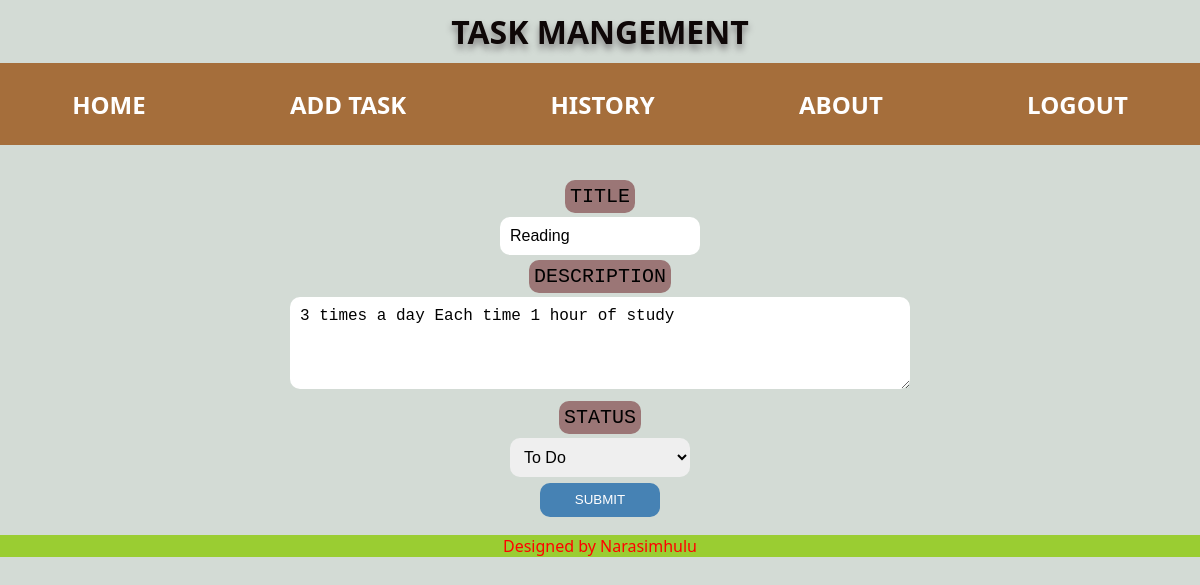
Page /home/update/70 on the committed database.
### myapp/models.py (models this page shows, shortened)
class Task(models.Model):
    class Status(models.TextChoices):
        TODO = "todo", "To Do"
        IN_PROGRESS = "in_progress", "In Progress"
        DONE = "done", "Done"
    title = models.CharField(max_length=100)
    description = models.CharField(max_length=500)
    status = models.CharField(max_length=20, choices=Status.choices, default=Status.TODO)

### myapp/views.py (the view)
# urls.py: path('update/<int:id>',views.upd,name='update'),
def upd(request, id):
    s = Task.objects.get(id=id)
    if request.method == "POST":
        s.title = request.POST["title"]
        s.description = request.POST["description"]
        s.status = request.POST.get("status", s.status)
        s.save()
        return redirect("home")
    d = {"k": s, "status_choices": Task.Status.choices}
    return render(request, "create.html", d)

### myapp/templates/create.html (shortened to what this page needs)
{% extends 'home.html' %}
{% block content %}
    <div class="inp">
        <form action="" method="POST">
            <label for="title">TITLE</label><br>
            <input id="title" type="text" placeholder="Enter the title" name="title" value="{{ k.title }}"><br>
            <label for="description">DESCRIPTION</label><br>
            <textarea id="description" name="description" rows="4" placeholder="Enter the description">{{ k.description }}</textarea><br>
            <label for="status">STATUS</label><br>
            <select id="status" name="status">
                {% for value, label in status_choices %}
                    <option value="{{ value }}" {% if k.status == value %}selected{% endif %}>{{ label }}</option>
                {% endfor %}
            </select>
            <br>
            <button type="submit">SUBMIT</button>
        </form>
    </div>
{% endblock %}

### myapp/static/index.css (style rules this page uses)
body { background-color:rgb(211, 219, 213); font-family: 'Segoe UI', Tahoma, Geneva, Verdana, sans-serif; }
* { padding:0px; margin:0px; }
#title { width: 15%; word-wrap: break-word; overflow-wrap: break-word; }
#status { width: 15%; word-wrap: break-word; overflow-wrap: break-word; }
form { margin-top: 30px; font-size: 25px; text-align: center; height: 350px; }
.inp label { border: 2px solid grey; border-radius: 10px; background-color: rgb(155, 118, 118); font-size: 20px; color: black; font-family: 'Courier New', Courier, monospace; padding: 5px; margin-bottom: 5px; border: none; }
.inp input, .inp textarea, .inp select { margin-top: 8px; border-radius: 10px; font-size: 16px; color: black; padding: 10px; border: none; outline: none; width: min(600px, 90vw); }
.inp textarea { resize: vertical; }
button { width: 120px; height: 34px; border-radius: 10px; border: none; background-color: steelblue; color: white; }

### rows in the picture
Task: title "Reading", description "3 times a day Each time 1 hour of study", status "To Do"
